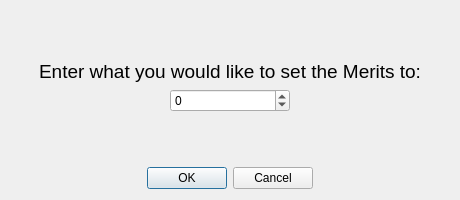
<?xml version="1.0" encoding="UTF-8"?>
<ui version="4.0">
    <class>ChangeMerits</class>
    <widget class="QDialog" name="ChangeMerits">
        <property name="geometry">
            <rect>
                <x>0</x>
                <y>0</y>
                <width>460</width>
                <height>200</height>
            </rect>
        </property>
        <property name="windowTitle">
            <string>Enter Merits</string>
        </property>
        <property name="modal">
            <bool>true</bool>
        </property>
        <layout class="QVBoxLayout" name="verticalLayout">
            <item>
                <spacer name="verticalSpacer_Top">
                    <property name="orientation">
                        <enum>Qt::Vertical</enum>
                    </property>
                    <property name="sizeHint" stdset="0">
                        <size>
                            <width>20</width>
                            <height>40</height>
                        </size>
                    </property>
                </spacer>
            </item>
            <item>
                <widget class="QLabel" name="label">
                    <property name="font">
                        <font>
                            <pointsize>14</pointsize>
                        </font>
                    </property>
                    <property name="text">
                        <string>Enter what you would like to set the Merits to:</string>
                    </property>
                    <property name="alignment">
                        <set>Qt::AlignCenter</set>
                    </property>
                    <property name="wordWrap">
                        <bool>true</bool>
                    </property>
                </widget>
            </item>
            <item>
                <layout class="QHBoxLayout" name="horizontalLayout">
                    <item>
                        <spacer name="horizontalSpacer_Left">
                            <property name="orientation">
                                <enum>Qt::Horizontal</enum>
                            </property>
                            <property name="sizeHint" stdset="0">
                                <size>
                                    <width>40</width>
                                    <height>20</height>
                                </size>
                            </property>
                        </spacer>
                    </item>
                    <item>
                        <widget class="QSpinBox" name="spinBoxMerits">
                            <property name="minimumSize">
                                <size>
                                    <width>120</width>
                                    <height>0</height>
                                </size>
                            </property>
                            <property name="minimum">
                                <number>-999999</number>
                            </property>
                            <property name="maximum">
                                <number>999999</number>
                            </property>
                        </widget>
                    </item>
                    <item>
                        <spacer name="horizontalSpacer_Right">
                            <property name="orientation">
                                <enum>Qt::Horizontal</enum>
                            </property>
                            <property name="sizeHint" stdset="0">
                                <size>
                                    <width>40</width>
                                    <height>20</height>
                                </size>
                            </property>
                        </spacer>
                    </item>
                </layout>
            </item>
            <item>
                <spacer name="verticalSpacer_Bottom">
                    <property name="orientation">
                        <enum>Qt::Vertical</enum>
                    </property>
                    <property name="sizeHint" stdset="0">
                        <size>
                            <width>20</width>
                            <height>40</height>
                        </size>
                    </property>
                </spacer>
            </item>
            <item>
                <widget class="QDialogButtonBox" name="buttonBox">
                    <property name="orientation">
                        <enum>Qt::Orientation::Horizontal</enum>
                    </property>
                    <property name="standardButtons">
                        <set>QDialogButtonBox::StandardButton::Cancel|QDialogButtonBox::StandardButton::Ok</set>
                    </property>
                    <property name="centerButtons">
                        <bool>true</bool>
                    </property>
                </widget>
            </item>
        </layout>
    </widget>
    <resources/>
    <connections>
        <connection>
            <sender>buttonBox</sender>
            <signal>accepted()</signal>
            <receiver>ChangeMerits</receiver>
            <slot>accept()</slot>
            <hints>
                <hint type="sourcelabel">
                    <x>248</x>
                    <y>254</y>
                </hint>
                <hint type="destinationlabel">
                    <x>157</x>
                    <y>274</y>
                </hint>
            </hints>
        </connection>
        <connection>
            <sender>buttonBox</sender>
            <signal>rejected()</signal>
            <receiver>ChangeMerits</receiver>
            <slot>reject()</slot>
            <hints>
                <hint type="sourcelabel">
                    <x>316</x>
                    <y>260</y>
                </hint>
                <hint type="destinationlabel">
                    <x>286</x>
                    <y>274</y>
                </hint>
            </hints>
        </connection>
    </connections>
</ui>
